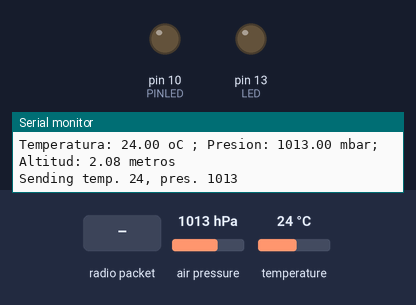
Recording of a sketch running on a simulated Arduino Uno, built with avr-gcc and run on an emulated ATmega328P. On the bench: output pins drawn as LEDs (lit = HIGH), the last lines printed to the serial monitor. Dashed ring = blinking. Inputs (shaded band) come from the test bench; at power-on: air pressure 1013 hPa, temperature 24 °C. No radio packets arrive unless stated; pins used as bus, display or sensor lines are not drawn.

Above: at 4.2 s.
4.3 s: radio packet "1" arrives
At 4.52 s:
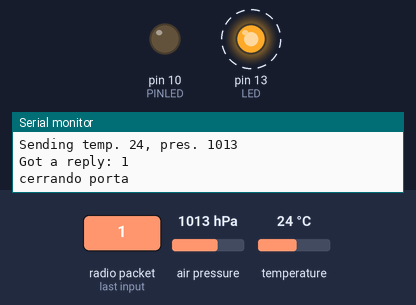
Timing chart, 0 to 7.3 s (numbered marks = the images above; inputs shaded):
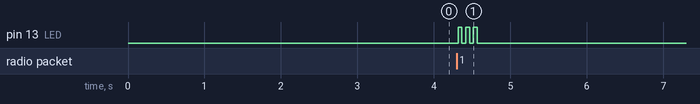

The sketch:

satelite.ino
```cpp
//Incluímos todas as librerías
//Comunicación do módulo de radio
#include <SPI.h>
#include <RH_RF69.h>
//Sensor de temperatura e presión
#include <Wire.h>
#include <SFE_BMP180.h>

//Creamos obxecto bmp180
SFE_BMP180 bmp180;
double Po=1013.25;
double altitudeBase = 200.00;
double altitudeSubida = altitudeBase + 200;
double altitudeBaixada = altitudeBase + 10;

/************ Radio Setup ***************/

// establecemos frecuencia de comunicación a 434 MHZ
// pódese poñer outra?
#define RF69_FREQ 434.0
//establecemos pins para as funcións da radio e led
#define RFM69_CS      8
#define RFM69_INT     3
#define RFM69_RST     4
#define LED           13
#define PINLED        10
#define PINBUZZER     9

//flag para saber se xa pasamos pola ascensión para a baliza sonora
boolean xaSubiches = false;

// cousas da librería de radio
RH_RF69 rf69(RFM69_CS, RFM69_INT);

void setup()
{
  Serial.begin(115200);
  //sen este delay non aparecen as mensaxes de inicio, supoño que porque se executan antes de que abra o monitor serie (ou algo así)
  delay(3000);
  //definimos como saída o pin do led
  pinMode(PINLED, OUTPUT);

/**** codigo de inicio do BMP ****/
if (bmp180.begin())
    Serial.println("BMP180 iniciado correctamente");
  else
  {
    Serial.println("Error al iniciar el BMP180");
    while(1); // bucle infinito /// é a mellor solución?
  }
  double status;

  status = bmp180.startTemperature();//Inicio de lectura de temperatura: tempo de medida en milisegundos
  Serial.println(status);
  status= bmp180.startPressure(3); //Inicio de lectura de temperatura: devolve o tempo, en milisegundos, que tarda en medir tres veces a presión.
  Serial.println(status); //fin codigo bmp

  /**** Código da comunicación de radio, inicio e mensaxes de funcionamento****/

  pinMode(LED, OUTPUT);
  pinMode(RFM69_RST, OUTPUT);
  digitalWrite(RFM69_RST, LOW);

  Serial.println("Feather RFM69 TX Test!");
  Serial.println();

  // manual reset
  digitalWrite(RFM69_RST, HIGH);
  delay(10);
  digitalWrite(RFM69_RST, LOW);
  delay(10);

  if (!rf69.init()) {
    Serial.println("RFM69 radio init failed");
    while (1);
  }
  Serial.println("RFM69 radio init OK!");
  // Defaults after init are 434.0MHz, modulation GFSK_Rb250Fd250, +13dbM (for low power module)
  // No encryption
  if (!rf69.setFrequency(RF69_FREQ)) {
    Serial.println("setFrequency failed");
  }

  // If you are using a high power RF69 eg RFM69HW, you *must* set a Tx power with the
  // ishighpowermodule flag set like this:
  rf69.setTxPower(20, true);  // range from 14-20 for power, 2nd arg must be true for 69HCW

  // The encryption key has to be the same as the one in the server
  uint8_t key[] = { 0x01, 0x02, 0x03, 0x04, 0x05, 0x06, 0x07, 0x08,
                    0x01, 0x02, 0x03, 0x04, 0x05, 0x06, 0x07, 0x08};
  rf69.setEncryptionKey(key);

  pinMode(LED, OUTPUT);

  Serial.print("RFM69 radio @");  Serial.print((int)RF69_FREQ);  Serial.println(" MHz");
}


void loop() {
/*** código de lectura do BMP ***/
  char status; //a variable estatus é dinámica, estase redefinindo continuamente
  double T,P,A;
  status = bmp180.startTemperature();//Inicio de lectura de temperatura
  if(status !=0)
    {
      delay(status);
      status= bmp180.getTemperature(T);
      if (status !=0);
      {
        status=bmp180.startPressure(3);
        if (status !=0)
        {
          delay(status);
          status=bmp180.getPressure(P,T);
          if (status !=0)
          {
            Serial.print("Temperatura: ");
            Serial.print(T,2);
            Serial.print(" oC ; ");
            Serial.print("Presion: ");
            Serial.print(P,2);
            Serial.print(" mbar");
            A=bmp180.altitude(P,Po);
            Serial.print("; Altitud: ");
            Serial.print(A);
            Serial.println(" metros");

          }
        }
      }
    }

/***código da emisión de paquetes***/
//comprobamos se o satélite xa subiu da altura definida
if (A > altitudeSubida){
  xaSubiches = true;
}
//se xa subiu e está por debaixo da altitude de baixada
if (A < altitudeBaixada && xaSubiches) {
  //facemos soar o buzzer tres veces
  for (int i = 0; i < 3; i++){
    digitalWrite(PINBUZZER, HIGH);
    delay(250);
    digitalWrite(PINBUZZER, LOW);
    delay(80);
  }

}
//en caso contrario, esperamos un segundo entre medicións
else {
  delay(1000);
}
  // creamos o array de 20 caracteres radiopacket, ven a ser o mesmo que un string
  char radiopacket[20];
  //formateamos un string que se chama radiopacket, e que substitúe os datos con % polas variables
  sprintf(radiopacket,"temp. %d, pres. %d",(int)T,(int)P);
  //mensaxe de emisión
  Serial.print("Sending "); Serial.println(radiopacket);

  //Enviamos a mensaxe cunha instrución da librería. Non nos importa moito, só que envía "radiopacket"
  rf69.send((uint8_t *)radiopacket, strlen(radiopacket));
  rf69.waitPacketSent();

/*** código da recepción de paquetes desde terra ***/
  uint8_t buf[RH_RF69_MAX_MESSAGE_LEN];
  uint8_t len = sizeof(buf);

  // esperamos por unha mensaxe de volta de terra
  if (rf69.waitAvailableTimeout(500))  {
    // Miramos a ver se se recibiu unha mensaxe con contido
    if (rf69.recv(buf, &len)) {
      buf[len] = '\0';
      Serial.print("Got a reply: ");
      Serial.println((char*)buf);
      //con esta instrucción buscamos se hai algunha ocurrencia de "abrir" no char buf
      if (strstr((char *)buf, "abrir")) {
        Serial.println("abrindo porta");
        digitalWrite(PINLED, HIGH);
      }
      //se non a hai, será que recibimos cerrar e cerramos
      else {
        Serial.println("cerrando porta");
        digitalWrite(PINLED, LOW);
        }
      Blink(LED, 50, 3); //blink LED 3 times, 50ms between blinks
    }
    //se non se recibiu nada
    else {
      Serial.println("Receive failed");
    }
  }
  //se non había ningunha resposta
  else {
    Serial.println("No reply, is another RFM69 listening?");
  }
}

void Blink(byte PIN, byte DELAY_MS, byte loops) {
  for (byte i=0; i<loops; i++)  {
    digitalWrite(PIN,HIGH);
    delay(DELAY_MS);
    digitalWrite(PIN,LOW);
    delay(DELAY_MS);
  }
}
```

Measured:
- after the input at 4.3 s, pin 13 (LED): alternates HIGH for 0.05 s and LOW for 0.05 s, 6 changes in all, then stays LOW, starting at once
